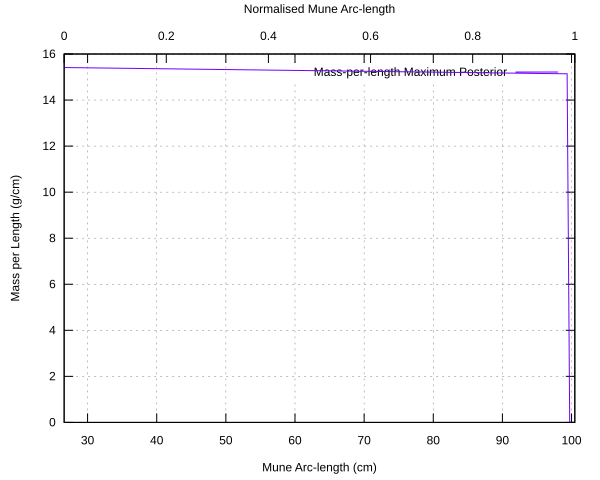

This chart was generated by the following gnuplot code:
set datafile separator ','
set key autotitle columnhead
set xrange [26.60989341307744:100.473414986059]
set xlabel "Mune Arc-length (cm)"
set x2tics
set x2tics nomirror
set x2range [0:1]
set x2label "Normalised Mune Arc-length"
set ylabel "Mass per Length (g/cm)"
set grid
set terminal svg
set output "/Users/gvn/Documents/Entrolution/Development/bayken-results/Pony/99aa5100ef15cb8f9e2357c7a9633a1cd4d8edf5cdc08b4647f9d179/f022c8836c173f92351aa8249c42eb4b4af5a79ab7a04dca5d6dbb6f/results/profile_data__mass_per_length_maximum_posterior.svg"
p "/Users/gvn/Documents/Entrolution/Development/bayken-results/Pony/99aa5100ef15cb8f9e2357c7a9633a1cd4d8edf5cdc08b4647f9d179/f022c8836c173f92351aa8249c42eb4b4af5a79ab7a04dca5d6dbb6f/results/profile_data.csv" using 1:8 w l lt rgb "#6F00FF"
